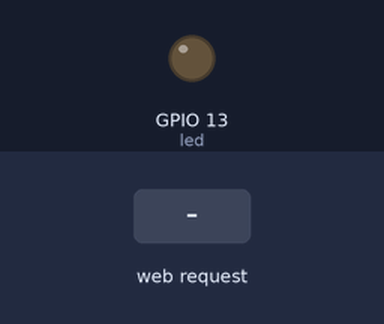
The sketch below on a simulated ESP8266 (NodeMCU). Shown: output pins drawn as LEDs (lit = HIGH). The inputs (shaded band) are chosen by the test bench. WiFi joins after 1.5 s; servers stay silent unless stated; what the sketch prints to the serial monitor is not drawn.

Above: at 2.7 s.
2.8 s: HTTP request GET /?led=1 received
At 3.5 s:
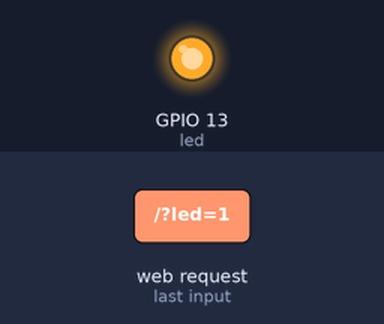
4.3 s: HTTP request GET / received
At 4.6 s:
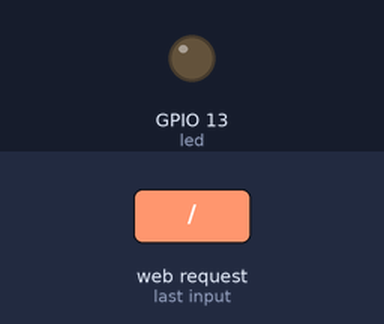
5.8 s: HTTP request GET /?led=1&test=1 received
At 7.0 s:
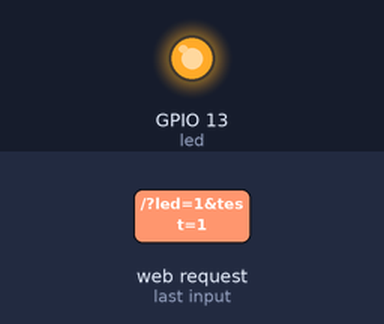
Timing chart, 0 to 8.8 s (numbered marks = the images above; inputs shaded):
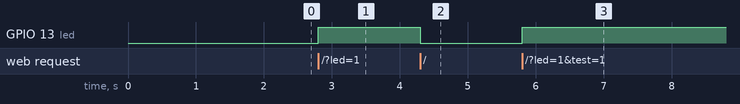

The sketch:

Test3.ino
```cpp
#include <ESP8266WiFi.h>
#include <ESP8266WebServer.h>

const char* ssid = "true_home2G_7Wq";
const char* password = "AdminPassword";

const int led = 13;
int state = 0;
String status_led = "OFF";

ESP8266WebServer server(80);
void handle_led() {
  state = server.arg("led").toInt();
  Serial.println(server.arg("led"));
  Serial.println(server.arg("test"));
  status_led = "ON";
  if (state == 1) {
    digitalWrite(led, 1);
    status_led = "ON";
  } else {
    digitalWrite(led, 0);
    status_led = "OFF";
  }
  server.send(200, "text/html", "LED is " + status_led + "<p><a href=?led=1><button> ON </button></a><a href=?led=0><button> OFF </button></a>");
}
void setup(void) {
  Serial.begin(115200);
  Serial.println("");
  pinMode(led, OUTPUT);

  WiFi.begin(ssid, password);
  while (WiFi.status() != WL_CONNECTED) {
    delay(500);
    Serial.print(".");
  }
  Serial.println("");
  Serial.print("Connected to ");
  Serial.println(ssid);
  Serial.print("IP address: ");
  Serial.println(WiFi.localIP());

  server.on("/", handle_led);
  server.begin();
  Serial.println("HTTP server started");
}

void loop(void) {
  server.handleClient();
}
```

Measured:
- after the input at 2.8 s, GPIO 13 (led): LOW → HIGH at once
- after the input at 4.3 s, GPIO 13 (led): HIGH → LOW at once
- after the input at 5.8 s, GPIO 13 (led): LOW → HIGH at once
